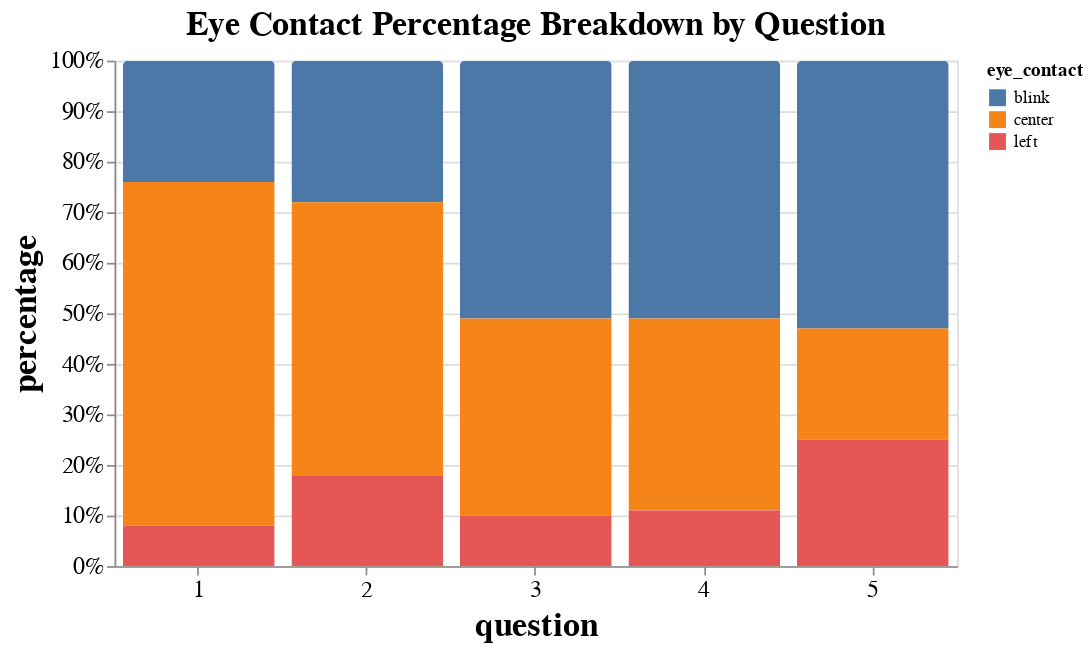

The notebook cell this image was saved under:
### Code cell
alt.Chart(eye_agg_df, title="Eye Contact Percentage Breakdown by Question").mark_bar(
    cornerRadiusTopLeft=3,
    cornerRadiusTopRight=3
).encode(
    x='question:O',
    y=alt.Y('percentage:Q', axis=alt.Axis(format='%')),
    color='eye_contact:N',
    tooltip=['eye_contact', alt.Tooltip('percentage:Q', format='.1%')],
    ).properties(
    width=500,
    height=300
).configure_axis(

    labelAngle=0,
    labelFontSize=14,
    titleFontSize=20
).configure_title(
    fontSize=20
)

### Figure 1 — Vega-Lite specification as saved in the notebook (floating-point values rounded to 4 significant figures)
{"config": {"view": {"continuousWidth": 400, "continuousHeight": 300}, "axis": {"labelAngle": 0, "labelFontSize": 14, "titleFontSize": 20}, "title": {"fontSize": 20}}, "data": {"name": "data-b88efe8e2c1a802a8317e6bbe4c39ad8"}, "mark": {"type": "bar", "cornerRadiusTopLeft": 3, "cornerRadiusTopRight": 3}, "encoding": {"color": {"type": "nominal", "field": "eye_contact"}, "tooltip": [{"type": "nominal", "field": "eye_contact"}, {"type": "quantitative", "field": "percentage", "format": ".1%"}], "x": {"type": "ordinal", "field": "question"}, "y": {"type": "quantitative", "axis": {"format": "%"}, "field": "percentage"}}, "height": 300, "title": "Eye Contact Percentage Breakdown by Question", "width": 500, "$schema": "https://vega.github.io/schema/vega-lite/v4.8.1.json", "datasets": {"data-b88efe8e2c1a802a8317e6bbe4c39ad8": [{"question": 1, "eye_contact": "blink", "count": 75, "percentage": 0.24}, {"question": 1, "eye_contact": "center", "count": 214, "percentage": 0.68}, {"question": 1, "eye_contact": "left", "count": 25, "percentage": 0.08}, {"question": 2, "eye_contact": "blink", "count": 100, "percentage": 0.28}, {"question": 2, "eye_contact": "center", "count": 192, "percentage": 0.54}, {"question": 2, "eye_contact": "left", "count": 64, "percentage": 0.18}, {"question": 3, "eye_contact": "blink", "count": 158, "percentage": 0.51}, {"question": 3, "eye_contact": "center", "count": 121, "percentage": 0.39}, {"question": 3, "eye_contact": "left", "count": 32, "percentage": 0.1}, {"question": 4, "eye_contact": "blink", "count": 150, "percentage": 0.51}, {"question": 4, "eye_contact": "center", "count": 113, "percentage": 0.38}, {"question": 4, "eye_contact": "left", "count": 33, "percentage": 0.11}, {"question": 5, "eye_contact": "blink", "count": 161, "percentage": 0.53}, {"question": 5, "eye_contact": "center", "count": 68, "percentage": 0.22}, {"question": 5, "eye_contact": "left", "count": 77, "percentage": 0.25}]}}
